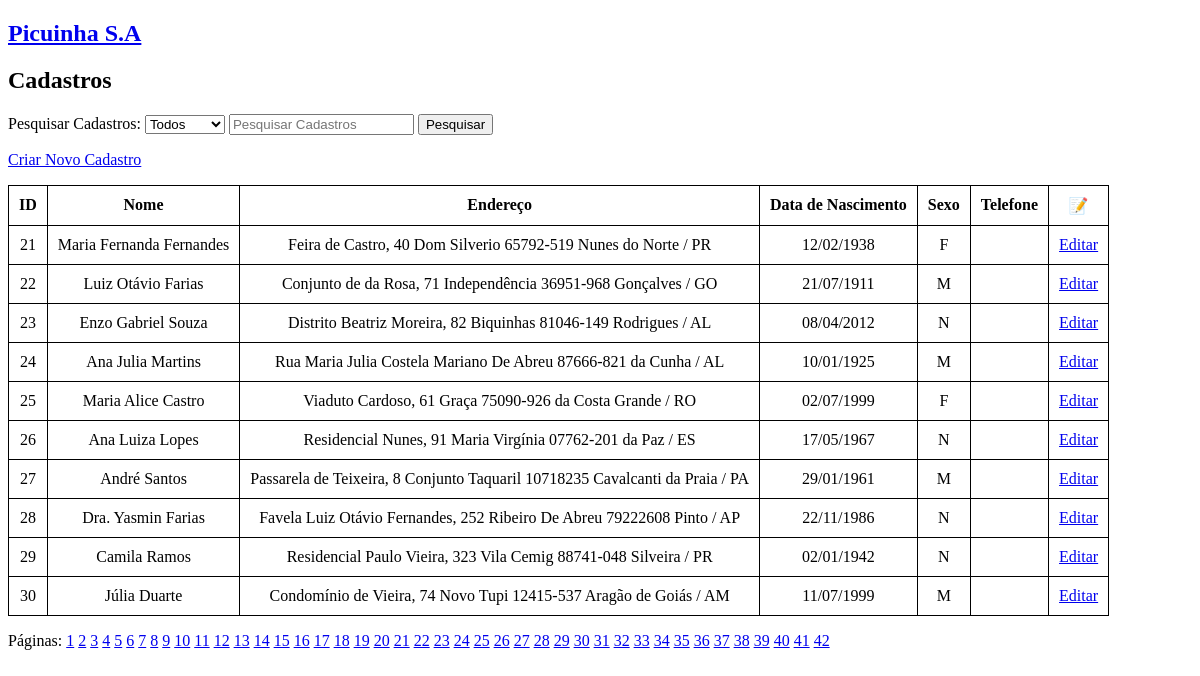
Page /cadastros/?pagina=3 (signed in) on the committed database.
### cadastros/models.py (models this page shows, shortened)
class Cadastro(models.Model):
    OPC_SEXO = [
        ('M','Masculino'),
        ('F', 'Feminino'),
        ('N', 'Nenhuma das opções')
    ]
    nome = models.CharField(max_length=80, blank=False, null=False)
    endereço = models.CharField(max_length=200, unique=True)
    data_nascimento = models.DateField(null=False, blank=False)
    sexo = models.CharField(max_length=1, choices=OPC_SEXO, blank=False, null=False)
    telefone = PhoneNumberField(null=True, unique=True, blank=True)
    criado_em = models.DateTimeField(auto_now_add=True)
    alterado_em= models.DateTimeField(auto_now=True)
    criado_por = models.ForeignKey(User, on_delete=models.SET_NULL, null=True,  related_name='created_instances')
    alterado_por = models.ForeignKey(User, on_delete=models.SET_NULL, null=True, related_name='modified_instances')
    class Meta:
        verbose_name_plural = 'cadastros'
        ordering = ['id']

### cadastros/views.py (the view)
# urls.py: path('cadastros/', views.cadastros, name='cadastros'),
@login_required(login_url='login')
@permission_required('cadastros.view_cadastro', raise_exception=True)
def cadastros(request):
    cadastros = Cadastro.objects.all()
    paginas = Paginator(cadastros, 10)
    num_pagina = request.GET.get("pagina")
    obj_pagina = paginas.get_page(num_pagina)
    context = {"cadastros": cadastros, "obj_pagina": obj_pagina}
    return render(request, "dados/cadastros.html", context)

### cadastros/templates/dados/cadastros.html (shortened to what this page needs)
{% extends 'dados/base.html' %}
{% block content %}
    <h2>Cadastros</h2>
    <div id="div_pesquisa">
        <p>
            <form id="barra_pesquisa" action="{% url 'pesquisa' %}" method="get">
            <label for="barra_pesquisa">Pesquisar Cadastros:</label>
                <select name="filtro" id="filtro">
                    <option disabled selected>Todos</option>
                </select>
                <input name="query" type="text" placeholder="Pesquisar Cadastros" required>
                <button action="submit">Pesquisar</button>
            </form>
            <p>
                <a href="{% url 'novo_cadastro' %}">Criar Novo Cadastro</a>
            </p>
        </p>
    </div>
    <table style="text-align: center">
        <tr>
            <th>ID</th>
            <th>Nome</th>
            <th>Endereço</th>
            <th>Data de Nascimento</th>
            <th>Sexo</th>
            <th>Telefone</th>
            <th>📝</th>
        </tr>
        <tr>
        {% for cadastro in obj_pagina %}
            <tr>
                <td>{{ cadastro.id }}</td>
                <td>{{ cadastro.nome | title }}</td>
                <td>{{ cadastro.endereço }}</td>
                <td>{{ cadastro.data_nascimento | date:'d/m/Y'}}</td>
                <td>{{ cadastro.sexo }}</td>
                <td>{{ cadastro.telefone.as_national }}</td>
                <td><a href="{% url 'editar_cadastro' cadastro.id %}">Editar</a></td>
            </tr>
        {% empty %}
            <tr>
                <td colspan="7">Nenhum Cadastro Encontrado.</td>
            </tr>
        {% endfor %}
    </table>
    <div>
        <p>Páginas:
            {% for pagina in obj_pagina.paginator.page_range %}
                <a href="?pagina={{ pagina }}">{{ pagina }}</a>
            {% endfor %}
        </p>
    </div>
{% endblock content %}

### cadastros/templates/dados/base.html (style rules this page uses)
table { border: 1px solid black; border-collapse: collapse }
td, th, tr { border: 1px solid black; padding-top: 10px; padding-bottom: 10px; padding-right: 10px; padding-left: 10px; }

### rows in the picture
Cadastro: id "21", nome "Maria Fernanda Fernandes", endereço "Feira de Castro, 40 Dom Silverio 65792-519 Nunes do Norte / PR", data_nascimento "12/02/1938", sexo "F"
Cadastro: id "22", nome "Luiz Otávio Farias", endereço "Conjunto de da Rosa, 71 Independência 36951-968 Gonçalves / GO", data_nascimento "21/07/1911", sexo "M"
Cadastro: id "23", nome "Enzo Gabriel Souza", endereço "Distrito Beatriz Moreira, 82 Biquinhas 81046-149 Rodrigues / AL", data_nascimento "08/04/2012", sexo "N"
Cadastro: id "24", nome "Ana Julia Martins", endereço "Rua Maria Julia Costela Mariano De Abreu 87666-821 da Cunha / AL", data_nascimento "10/01/1925", sexo "M"
Cadastro: id "25", nome "Maria Alice Castro", endereço "Viaduto Cardoso, 61 Graça 75090-926 da Costa Grande / RO", data_nascimento "02/07/1999", sexo "F"
Cadastro: id "26", nome "Ana Luiza Lopes", endereço "Residencial Nunes, 91 Maria Virgínia 07762-201 da Paz / ES", data_nascimento "17/05/1967", sexo "N"
Cadastro: id "27", nome "André Santos", endereço "Passarela de Teixeira, 8 Conjunto Taquaril 10718235 Cavalcanti da Praia / PA", data_nascimento "29/01/1961", sexo "M"
Cadastro: id "28", nome "Dra. Yasmin Farias", endereço "Favela Luiz Otávio Fernandes, 252 Ribeiro De Abreu 79222608 Pinto / AP", data_nascimento "22/11/1986", sexo "N"
Cadastro: id "29", nome "Camila Ramos", endereço "Residencial Paulo Vieira, 323 Vila Cemig 88741-048 Silveira / PR", data_nascimento "02/01/1942", sexo "N"
Cadastro: id "30", nome "Júlia Duarte", endereço "Condomínio de Vieira, 74 Novo Tupi 12415-537 Aragão de Goiás / AM", data_nascimento "11/07/1999", sexo "M"

### other values in the picture
{{ pagina }} "1" "2" "3" "4" "5" "6" "7" "8" "9" "10" "11" "12" "13" "14" "15" "16" "17" "18" "19" "20" "21" "22" "23" "24" "25" "26" "27" "28" "29" "30" "31" "32" "33" "34" "35" "36" "37" "38" "39" "40" "41" "42"
